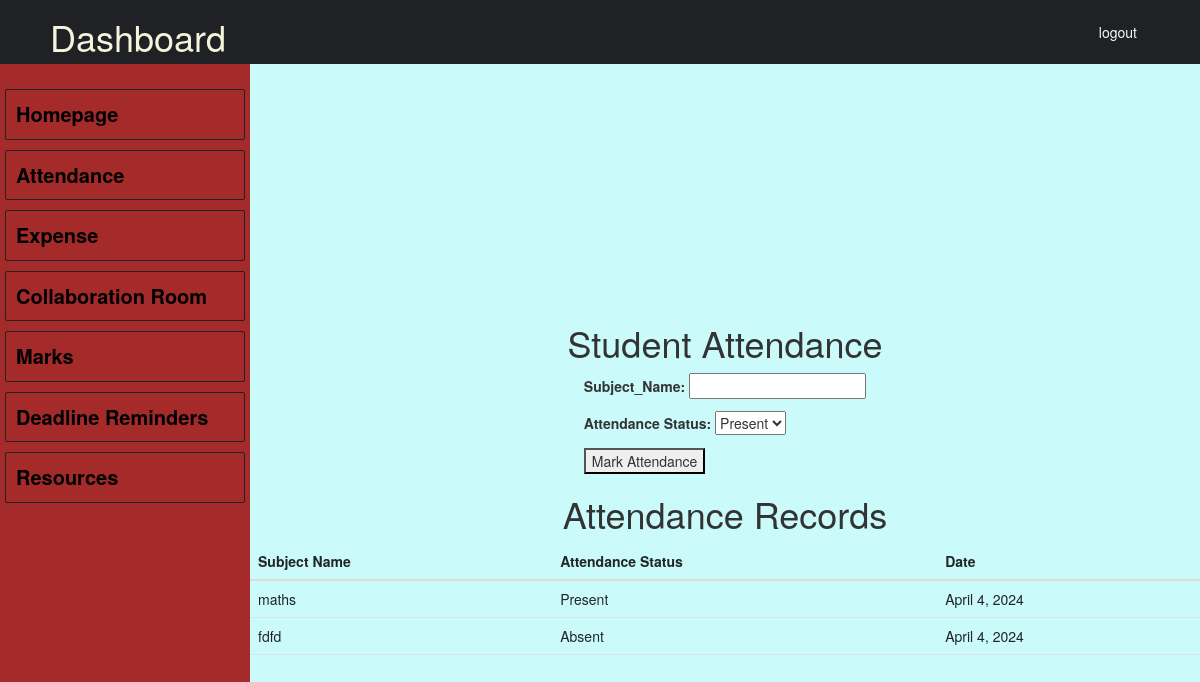
The page /attendance/ (signed in) on the database as committed earlier.
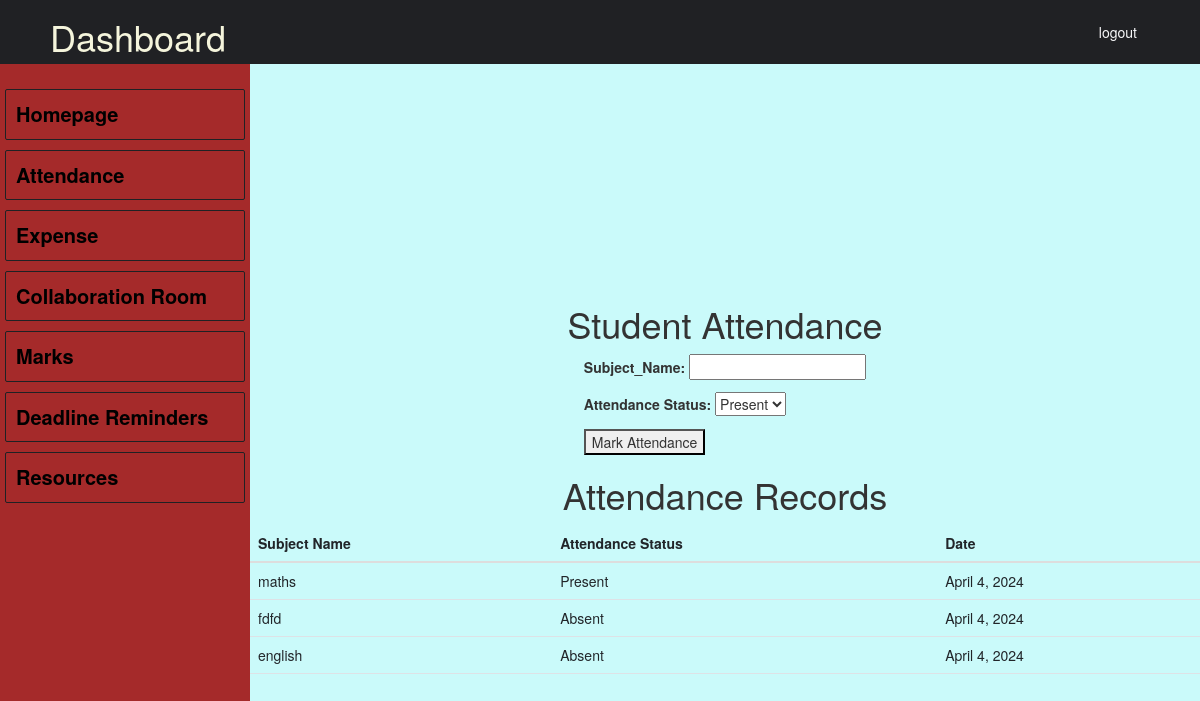
The same page on the database as committed later.
### attendance/models.py (models this page shows, shortened)
class AttendanceRecord(models.Model):
  subject_name = models.CharField(max_length=100)
  attendance_status = models.CharField(max_length=20, choices=[
      ('present', 'Present'),
      ('absent', 'Absent'),
      ('excused', 'Excused'),
  ])
  date = models.DateField(auto_now_add=True)  # Automatically set on record creation

### attendance/views.py (the view)
# urls.py: path('', views.attendance_view,name='attendance_view')
@login_required(login_url='/login/')
def attendance_view(request):
  if request.method == 'POST':
    form = StudentAttendanceForm(request.POST)
    if form.is_valid():
      subject_name = form.cleaned_data['subject_name']
      attendance_status = form.cleaned_data['attendance_status']
      AttendanceRecord.objects.create(
          subject_name=subject_name,
          attendance_status=attendance_status
      )
      message = f"Attendance marked for {subject_name} as {attendance_status}"
      form = StudentAttendanceForm()
  else:
    form = StudentAttendanceForm()
    message=''
  attendance_records=AttendanceRecord.objects.all()
  context = {'form': form , 'message': message ,'attendance_records':attendance_records }
  return render(request, 'attendance.html', context)

### attendance/forms.py
class StudentAttendanceForm(forms.Form):
    subject_name = forms.CharField(max_length=100, label="Subject_Name")
    attendance_status = forms.ChoiceField(choices=[
        ('Present', 'Present'),
        ('Absent', 'Absent'),
        ('Holiday', 'Holiday'),
    ], label="Attendance Status")

### attendance/templates/attendance.html (shortened to what this page needs)
{% extends 'm.html' %}
{% block start %}
    <h1>Student Attendance</h1>
    <form method="post">
        {% csrf_token %}  {{ form.as_p }}  <button type="submit">Mark Attendance</button>
    </form>
    <h1>Attendance Records</h1>
    <table class="table">
        <thead>
            <tr>
                <th>Subject Name</th>
                <th>Attendance Status</th>
                <th>Date</th>
            </tr>
        </thead>
        <tbody>
            {% for record in attendance_records %}
            <tr>
                <td>{{ record.subject_name }}</td>
                <td>{{ record.attendance_status }}</td>
                <td>{{ record.date }}</td>
            </tr>
            {% endfor %}
        </tbody>
    </table>
 {% endblock start %}

Rows that differ between the two databases and show on the page:
added AttendanceRecord: subject_name "english", attendance_status "Absent", date "April 4, 2024"
